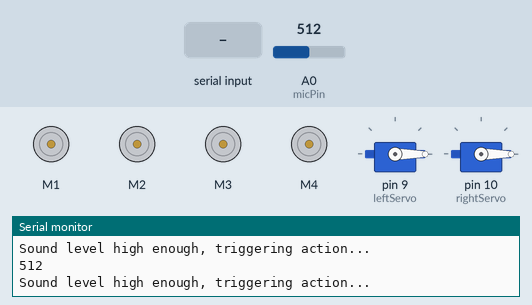
A sketch run on a simulated Arduino Uno, built with avr-gcc and run on an emulated ATmega328P. On the bench: 4 × DC motor (green arrow = forward, orange = backward, longer = faster), 2 × servo, the last lines printed to the serial monitor. Inputs (shaded band) come from the test bench; at power-on: A0 (micPin) = 512.

Above: at 1.3 s.
1.4 s: "dance" received over Serial
At 2.55 s:
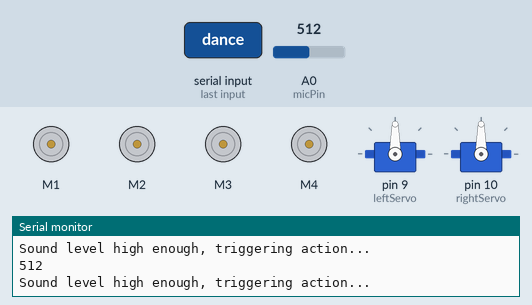
4.4 s: "hello" received over Serial
At 7.2 s:
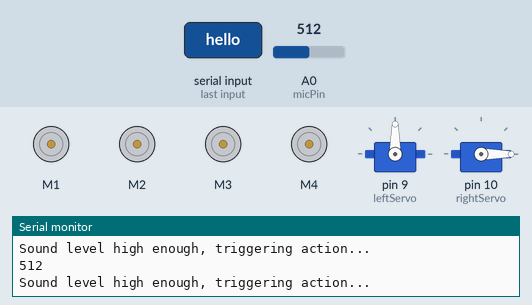
7.4 s: "front" received over Serial
At 9.5 s:
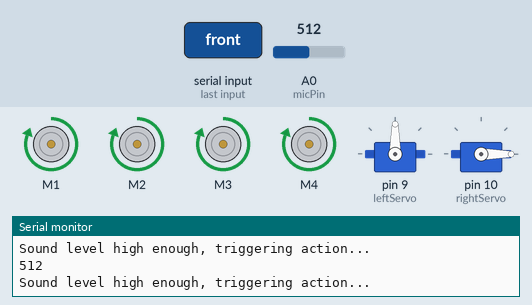
10.1 s: "back" received over Serial
13.1 s: "goodbye" received over Serial
At 14.1 s:
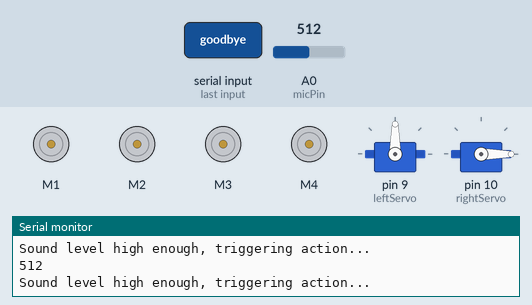
14.6 s: "back" received over Serial
At 16.1 s:
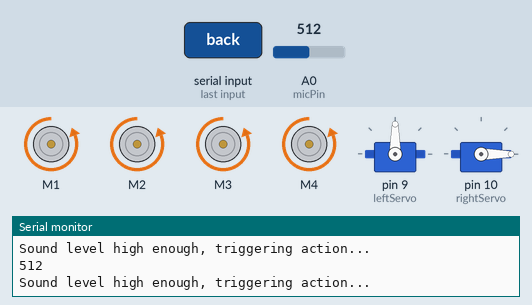
Timing chart, 0 to 18.6 s (numbered marks = the images above; inputs shaded):
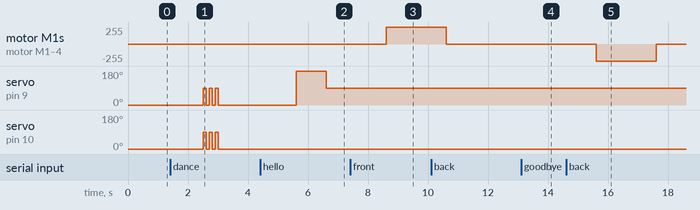

The sketch:

serial.ino
```cpp
#include <Servo.h>  // Include the Servo library
#include <AFMotor.h>

// Define the servo motor pins
Servo leftServo;
Servo rightServo;

AF_DCMotor motor1(1); // Left motor
AF_DCMotor motor2(2); // Right motor
AF_DCMotor motor3(3); // Right motor
AF_DCMotor motor4(4); // Right motor


// Pin for the microphone (ZN-15E)
int micPin = A0;  // Microphone connected to A0 pin
int soundLevel = 0;  // Variable to store the sound level

void setup() {
  Serial.begin(9600);  // Start serial communication for debugging


    motor1.setSpeed(255); // Set speed
    motor2.setSpeed(255); // Set speed
    motor3.setSpeed(255); // Set speed
    motor4.setSpeed(255); // Set speed


  // Attach servos to pins
  leftServo.attach(9);  // Attach left servo to pin 9
  rightServo.attach(10); // Attach right servo to pin 10
  leftServo.write(0);
  rightServo.write(0);
}

void loop()
{
  soundLevel = analogRead(micPin);  // Read the microphone input
  Serial.println(soundLevel);  // Print the sound level to the Serial Monitor

  // If sound level exceeds a threshold, trigger action
  if (soundLevel > 40) {  // You can adjust this threshold based on your testing
    Serial.println("Sound level high enough, triggering action...");
    delay(500);  // Delay to allow for the voice command trigger

    if (Serial.available() > 0){
      String command = Serial.readString();

      command.trim();

      if (command == "hello"){
        Serial.println("Hello command received.");
        leftServo.write(180);
        delay(1000);
        leftServo.write(90);
      }
      if (command == "goodbye"){
        Serial.println("goodbye command received.");
        leftServo.write(180);
        delay(1000);
        leftServo.write(90);
      }
      if (command == "dance"){
        dance();
        delay(1000);
      }

      if (command == "front"){
        moveForward();
        delay(1000);
      }

      if (command == "back"){
        moveBackward();
        delay(1000);
      }
    }
  }
}


void moveForward() {
    motor1.run(FORWARD); // Move forward
    motor2.run(FORWARD);
    motor3.run(FORWARD);
    motor4.run(FORWARD);
    delay(2000); // Turn duration
    motor1.run(RELEASE); // Stop motors
    motor2.run(RELEASE);
    motor3.run(RELEASE);
    motor4.run(RELEASE);

}

void moveBackward() {
    motor1.run(BACKWARD); // Move backward
    motor2.run(BACKWARD);
    motor3.run(BACKWARD);
    motor4.run(BACKWARD);
    delay(2000); // Turn duration
    motor1.run(RELEASE); // Stop motors
    motor2.run(RELEASE);
    motor3.run(RELEASE);
    motor4.run(RELEASE);
}

void dance(){
    for (int i = 0; i <=2; i++) {
        leftServo.write(90);
        rightServo.write(90);
        delay(100);
        leftServo.write(0);
        rightServo.write(0);
        delay(100);
        }
}
```

Measured:
- after the input at 1.4 s, servo on pin 9 (leftServo), servo on pin 10 (rightServo): alternates 90° for 0.10 s and 0° for 0.10 s, 6 changes in all, then stays 0°, starting after 1.1 s
- after the input at 4.4 s, servo on pin 9 (leftServo): 0° → 180° after 1.2 s, → 90° 1.0 s later
- after the input at 7.4 s, motor M1–4: stopped → forward 255/255 after 1.2 s
- after the input at 13.1 s, motor M1–4: stays stopped (without the input it goes to backward 255/255 after 0.01 s)
- after the input at 14.6 s, motor M1–4: stopped → backward 255/255 after 1.0 s, → stopped 2.0 s later
